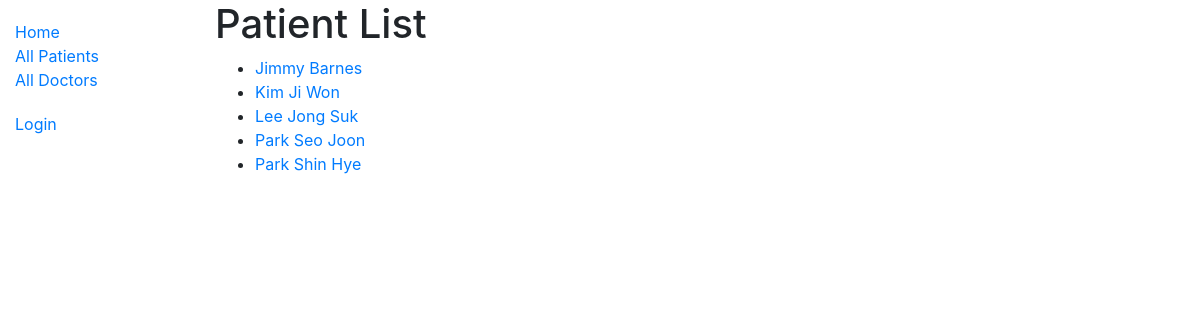
Page /catalog/patients/ on the committed database.
### catalog/models.py (models this page shows, shortened)
class Patient(models.Model):
    GENDER_CHOICES = [('M', 'Male'), ('F', 'Female')]
    ssn = models.IntegerField('SSN', blank=False, primary_key=True)
    first_name = models.CharField('First Name', max_length=50)
    last_name = models.CharField('Last Name', max_length=50)
    gender = models.CharField(max_length=1, choices=GENDER_CHOICES)
    class Meta:
        ordering = ['first_name', 'last_name']
    def get_absolute_url(self):
        return reverse('patient-detail', args=[str(self.ssn)])

### catalog/views.py (the view)
# urls.py: path('patients/', views.PatientListView.as_view(), name='patients'),
class PatientListView(generic.ListView):
    model = Patient
    paginate_by = 10

### catalog/templates/catalog/patient_list.html
{% extends "base.html" %}
{% block content %}
  <h1>Patient List</h1>
  {% if patient_list %}
  <ul>
    {% for patient in patient_list %}
      <li>
        <a href="{{ patient.get_absolute_url }}">{{ patient.first_name }} {{ patient.last_name}}</a>
      </li>
    {% endfor %}
  </ul>
  {% else %}
    <p>There are no patients.</p>
  {% endif %}
{% endblock %}

### rows in the picture
Patient: first_name "Jimmy", last_name "Barnes"
Patient: first_name "Kim", last_name "Ji Won"
Patient: first_name "Lee", last_name "Jong Suk"
Patient: first_name "Park", last_name "Seo Joon"
Patient: first_name "Park", last_name "Shin Hye"
